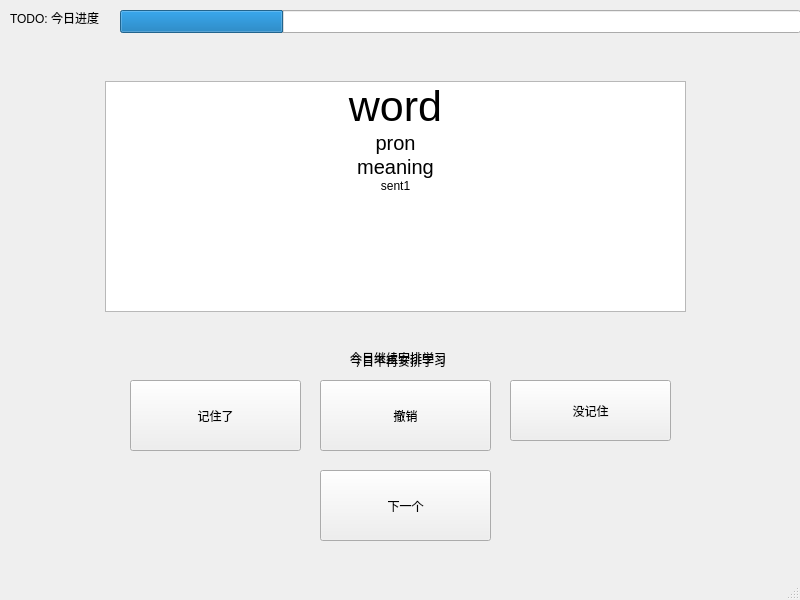
<?xml version="1.0" encoding="UTF-8"?>
<ui version="4.0">
 <class>MainWindow</class>
 <widget class="QMainWindow" name="MainWindow">
  <property name="geometry">
   <rect>
    <x>0</x>
    <y>0</y>
    <width>800</width>
    <height>600</height>
   </rect>
  </property>
  <property name="windowTitle">
   <string>MainWindow</string>
  </property>
  <widget class="QWidget" name="centralwidget">
   <widget class="QPushButton" name="pushButton_no">
    <property name="geometry">
     <rect>
      <x>510</x>
      <y>380</y>
      <width>161</width>
      <height>61</height>
     </rect>
    </property>
    <property name="text">
     <string>没记住</string>
    </property>
   </widget>
   <widget class="QPushButton" name="pushButton_yes">
    <property name="geometry">
     <rect>
      <x>130</x>
      <y>380</y>
      <width>171</width>
      <height>71</height>
     </rect>
    </property>
    <property name="mouseTracking">
     <bool>false</bool>
    </property>
    <property name="text">
     <string>记住了</string>
    </property>
   </widget>
   <widget class="QPushButton" name="pushButton_revoke">
    <property name="enabled">
     <bool>true</bool>
    </property>
    <property name="geometry">
     <rect>
      <x>320</x>
      <y>380</y>
      <width>171</width>
      <height>71</height>
     </rect>
    </property>
    <property name="text">
     <string>撤销</string>
    </property>
   </widget>
   <widget class="QPushButton" name="pushButton_next">
    <property name="geometry">
     <rect>
      <x>320</x>
      <y>470</y>
      <width>171</width>
      <height>71</height>
     </rect>
    </property>
    <property name="text">
     <string>下一个</string>
    </property>
   </widget>
   <widget class="QLabel" name="label_stop_showing">
    <property name="geometry">
     <rect>
      <x>350</x>
      <y>350</y>
      <width>111</width>
      <height>21</height>
     </rect>
    </property>
    <property name="text">
     <string>今日不再安排学习</string>
    </property>
   </widget>
   <widget class="QLabel" name="label_show_again">
    <property name="geometry">
     <rect>
      <x>350</x>
      <y>350</y>
      <width>111</width>
      <height>16</height>
     </rect>
    </property>
    <property name="text">
     <string>今日继续安排学习</string>
    </property>
   </widget>
   <widget class="QLabel" name="label">
    <property name="geometry">
     <rect>
      <x>10</x>
      <y>10</y>
      <width>121</width>
      <height>16</height>
     </rect>
    </property>
    <property name="text">
     <string>TODO: 今日进度</string>
    </property>
   </widget>
   <widget class="QListWidget" name="listWidget">
    <property name="geometry">
     <rect>
      <x>105</x>
      <y>81</y>
      <width>581</width>
      <height>231</height>
     </rect>
    </property>
    <item>
     <property name="text">
      <string>word</string>
     </property>
     <property name="font">
      <font>
       <pointsize>32</pointsize>
      </font>
     </property>
     <property name="textAlignment">
      <set>AlignCenter</set>
     </property>
    </item>
    <item>
     <property name="text">
      <string>pron</string>
     </property>
     <property name="font">
      <font>
       <pointsize>15</pointsize>
      </font>
     </property>
     <property name="textAlignment">
      <set>AlignCenter</set>
     </property>
    </item>
    <item>
     <property name="text">
      <string>meaning</string>
     </property>
     <property name="font">
      <font>
       <pointsize>15</pointsize>
      </font>
     </property>
     <property name="textAlignment">
      <set>AlignCenter</set>
     </property>
    </item>
    <item>
     <property name="text">
      <string>sent1</string>
     </property>
     <property name="textAlignment">
      <set>AlignCenter</set>
     </property>
    </item>
   </widget>
   <widget class="QProgressBar" name="progressBar">
    <property name="geometry">
     <rect>
      <x>120</x>
      <y>10</y>
      <width>681</width>
      <height>23</height>
     </rect>
    </property>
    <property name="value">
     <number>24</number>
    </property>
    <property name="alignment">
     <set>Qt::AlignLeading|Qt::AlignLeft|Qt::AlignVCenter</set>
    </property>
    <property name="textVisible">
     <bool>false</bool>
    </property>
    <property name="textDirection">
     <enum>QProgressBar::TopToBottom</enum>
    </property>
   </widget>
  </widget>
  <widget class="QStatusBar" name="statusbar"/>
 </widget>
 <resources/>
 <connections>
  <connection>
   <sender>pushButton_yes</sender>
   <signal>clicked()</signal>
   <receiver>pushButton_yes</receiver>
   <slot>hide()</slot>
   <hints>
    <hint type="sourcelabel">
     <x>147</x>
     <y>426</y>
    </hint>
    <hint type="destinationlabel">
     <x>147</x>
     <y>426</y>
    </hint>
   </hints>
  </connection>
  <connection>
   <sender>pushButton_yes</sender>
   <signal>clicked()</signal>
   <receiver>pushButton_no</receiver>
   <slot>hide()</slot>
   <hints>
    <hint type="sourcelabel">
     <x>214</x>
     <y>435</y>
    </hint>
    <hint type="destinationlabel">
     <x>619</x>
     <y>423</y>
    </hint>
   </hints>
  </connection>
  <connection>
   <sender>pushButton_no</sender>
   <signal>clicked()</signal>
   <receiver>pushButton_no</receiver>
   <slot>hide()</slot>
   <hints>
    <hint type="sourcelabel">
     <x>597</x>
     <y>408</y>
    </hint>
    <hint type="destinationlabel">
     <x>597</x>
     <y>408</y>
    </hint>
   </hints>
  </connection>
  <connection>
   <sender>pushButton_no</sender>
   <signal>clicked()</signal>
   <receiver>pushButton_yes</receiver>
   <slot>hide()</slot>
   <hints>
    <hint type="sourcelabel">
     <x>624</x>
     <y>405</y>
    </hint>
    <hint type="destinationlabel">
     <x>179</x>
     <y>403</y>
    </hint>
   </hints>
  </connection>
  <connection>
   <sender>pushButton_yes</sender>
   <signal>clicked()</signal>
   <receiver>pushButton_revoke</receiver>
   <slot>show()</slot>
   <hints>
    <hint type="sourcelabel">
     <x>212</x>
     <y>422</y>
    </hint>
    <hint type="destinationlabel">
     <x>365</x>
     <y>423</y>
    </hint>
   </hints>
  </connection>
  <connection>
   <sender>pushButton_yes</sender>
   <signal>clicked()</signal>
   <receiver>pushButton_next</receiver>
   <slot>show()</slot>
   <hints>
    <hint type="sourcelabel">
     <x>224</x>
     <y>415</y>
    </hint>
    <hint type="destinationlabel">
     <x>359</x>
     <y>495</y>
    </hint>
   </hints>
  </connection>
  <connection>
   <sender>pushButton_no</sender>
   <signal>clicked()</signal>
   <receiver>pushButton_next</receiver>
   <slot>show()</slot>
   <hints>
    <hint type="sourcelabel">
     <x>572</x>
     <y>413</y>
    </hint>
    <hint type="destinationlabel">
     <x>469</x>
     <y>485</y>
    </hint>
   </hints>
  </connection>
  <connection>
   <sender>pushButton_yes</sender>
   <signal>clicked()</signal>
   <receiver>MainWindow</receiver>
   <slot>show_exp()</slot>
   <hints>
    <hint type="sourcelabel">
     <x>163</x>
     <y>389</y>
    </hint>
    <hint type="destinationlabel">
     <x>156</x>
     <y>503</y>
    </hint>
   </hints>
  </connection>
  <connection>
   <sender>pushButton_no</sender>
   <signal>clicked()</signal>
   <receiver>MainWindow</receiver>
   <slot>show_exp()</slot>
   <hints>
    <hint type="sourcelabel">
     <x>534</x>
     <y>419</y>
    </hint>
    <hint type="destinationlabel">
     <x>515</x>
     <y>527</y>
    </hint>
   </hints>
  </connection>
  <connection>
   <sender>pushButton_yes</sender>
   <signal>clicked()</signal>
   <receiver>label_stop_showing</receiver>
   <slot>show()</slot>
   <hints>
    <hint type="sourcelabel">
     <x>191</x>
     <y>403</y>
    </hint>
    <hint type="destinationlabel">
     <x>364</x>
     <y>359</y>
    </hint>
   </hints>
  </connection>
  <connection>
   <sender>pushButton_no</sender>
   <signal>clicked()</signal>
   <receiver>label_show_again</receiver>
   <slot>show()</slot>
   <hints>
    <hint type="sourcelabel">
     <x>610</x>
     <y>428</y>
    </hint>
    <hint type="destinationlabel">
     <x>408</x>
     <y>351</y>
    </hint>
   </hints>
  </connection>
  <connection>
   <sender>pushButton_revoke</sender>
   <signal>clicked()</signal>
   <receiver>label_show_again</receiver>
   <slot>show()</slot>
   <hints>
    <hint type="sourcelabel">
     <x>415</x>
     <y>402</y>
    </hint>
    <hint type="destinationlabel">
     <x>421</x>
     <y>350</y>
    </hint>
   </hints>
  </connection>
  <connection>
   <sender>pushButton_revoke</sender>
   <signal>clicked()</signal>
   <receiver>label_stop_showing</receiver>
   <slot>hide()</slot>
   <hints>
    <hint type="sourcelabel">
     <x>380</x>
     <y>408</y>
    </hint>
    <hint type="destinationlabel">
     <x>406</x>
     <y>362</y>
    </hint>
   </hints>
  </connection>
  <connection>
   <sender>pushButton_no</sender>
   <signal>clicked()</signal>
   <receiver>MainWindow</receiver>
   <slot>forget()</slot>
   <hints>
    <hint type="sourcelabel">
     <x>649</x>
     <y>412</y>
    </hint>
    <hint type="destinationlabel">
     <x>649</x>
     <y>483</y>
    </hint>
   </hints>
  </connection>
  <connection>
   <sender>pushButton_revoke</sender>
   <signal>clicked()</signal>
   <receiver>MainWindow</receiver>
   <slot>forget()</slot>
   <hints>
    <hint type="sourcelabel">
     <x>394</x>
     <y>416</y>
    </hint>
    <hint type="destinationlabel">
     <x>612</x>
     <y>458</y>
    </hint>
   </hints>
  </connection>
  <connection>
   <sender>pushButton_next</sender>
   <signal>clicked()</signal>
   <receiver>MainWindow</receiver>
   <slot>next_word()</slot>
   <hints>
    <hint type="sourcelabel">
     <x>381</x>
     <y>516</y>
    </hint>
    <hint type="destinationlabel">
     <x>294</x>
     <y>516</y>
    </hint>
   </hints>
  </connection>
  <connection>
   <sender>pushButton_next</sender>
   <signal>clicked()</signal>
   <receiver>MainWindow</receiver>
   <slot>hide_exp()</slot>
   <hints>
    <hint type="sourcelabel">
     <x>428</x>
     <y>513</y>
    </hint>
    <hint type="destinationlabel">
     <x>428</x>
     <y>550</y>
    </hint>
   </hints>
  </connection>
 </connections>
 <slots>
  <slot>show_exp()</slot>
  <slot>forget()</slot>
  <slot>next_word()</slot>
  <slot>hide_exp()</slot>
 </slots>
</ui>
